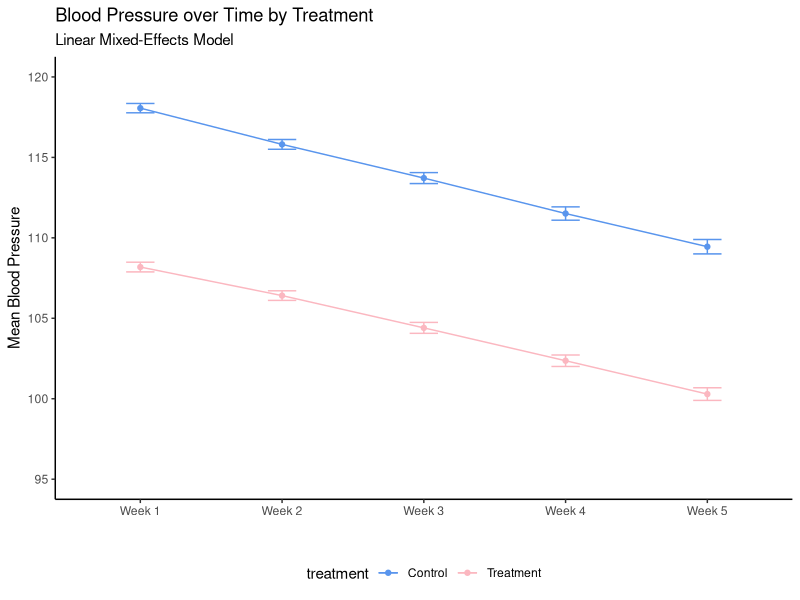

The R script that drew this image:
# This R script simulated data for a longitudinal study with a treatment effect and time effect on blood pressure. 
# It then fit a linear mixed-effects model to the data and plotted the results.
# By including both fixed and random effects, this model can provide more accurate estimates by accounting for 
# both the overall effects of treatment and time, as well as individual differences between patients.

install.packages("lme4", "Matrix")
library(lme4)
library(ggplot2)
library(dplyr)

# Set seed for reproducibility
set.seed(123)

# Simulate data
n_patients <- 100
n_timepoints <- 5
patients <- factor(rep(1:n_patients, each = n_timepoints))
time <- rep(1:n_timepoints, times = n_patients)
treatment <- factor(rep(c("Control", "Treatment"), each = (n_patients * n_timepoints) / 2))

# Random effects
# Each patient has a random intercept (baseline blood pressure) 
# and a random slope (rate of change over time)
patient_intercepts <- rnorm(n_patients, mean = 0, sd = 2) # Random intercepts
patient_slopes <- rnorm(n_patients, mean = 0, sd = 0.5)  # Random slopes for time

# Fixed effects
beta_0 <- 120  # Average baseline blood pressure
beta_1 <- -10  # Treatment effect (drug lowers blood pressure by 10 units)
beta_2 <- -2   # Time effect (blood pressure decreases by 2 units per time point)

# Generate response variable (blood pressure)
blood_pressure <- beta_0 + 
  beta_1 * as.numeric(treatment == "Treatment") +
  beta_2 * time + 
  patient_intercepts[as.numeric(patients)] +
  patient_slopes[as.numeric(patients)] * time + 
  rnorm(n_patients * n_timepoints, mean = 0, sd = 1)

# Create a dataframe
data <- data.frame(patients, time, treatment, blood_pressure)

# Fit the linear mixed-effects model
# The model includes fixed effects for treatment, time, and their interaction
# It also includes random effects for intercept and slope for each patient
# Random effects are grouped by patients: Each patient is allowed to have their own intercept and slope for time.
# "1 + time": This indicates that we are including a random intercept (1) and a random slope (time) for each patient.

model <- lmer(blood_pressure ~ treatment * time + (1 + time | patients), data = data)

# Display the summary of the model
# The summary of the model will provide estimates for the fixed effects 
# (the treatment effect and time effect)
# It will also provide estimates for the variance of the random effects 
# (how much patients differ in their baseline blood pressure and rates of change).
summary(model)

# Plot the results
# Aggregate data for plotting
agg_data <- data %>%
  group_by(time, treatment) %>%
  summarize(mean_bp = mean(blood_pressure),
            se_bp = sd(blood_pressure) / sqrt(n())) %>% 
  ungroup() %>% 
  mutate(time = case_when(
    time == 1 ~ "Week 1",
    time == 2 ~ "Week 2",
    time == 3 ~ "Week 3",
    time == 4 ~ "Week 4",
    time == 5 ~ "Week 5"
  ))

# Plot
ggplot(agg_data, aes(x = time, y = mean_bp, color = treatment, group = treatment)) +
  geom_line() +
  geom_point() +
  geom_errorbar(aes(ymin = mean_bp - se_bp, ymax = mean_bp + se_bp), width = 0.2) +
  labs(title = "Blood Pressure over Time by Treatment",
       subtitle = "Linear Mixed-Effects Model",
       x = "",
       y = "Mean Blood Pressure") +
  scale_color_manual(values = c(
    "Control"="#5995ED",
    "Treatment"="#fbb7c0")) +
  scale_y_continuous(limits = c(95, 120),
                     breaks = c(95, 100, 105, 110, 115, 120),
                     labels = c(95, 100, 105, 110, 115, 120)) +
  theme_bw() + 
  theme(
    legend.position = "bottom",
    panel.grid.major = element_blank(), 
    panel.grid.minor = element_blank(),
    panel.border = element_blank(),
    panel.background = element_blank(),
    axis.line = element_line(colour = "black")
    )
